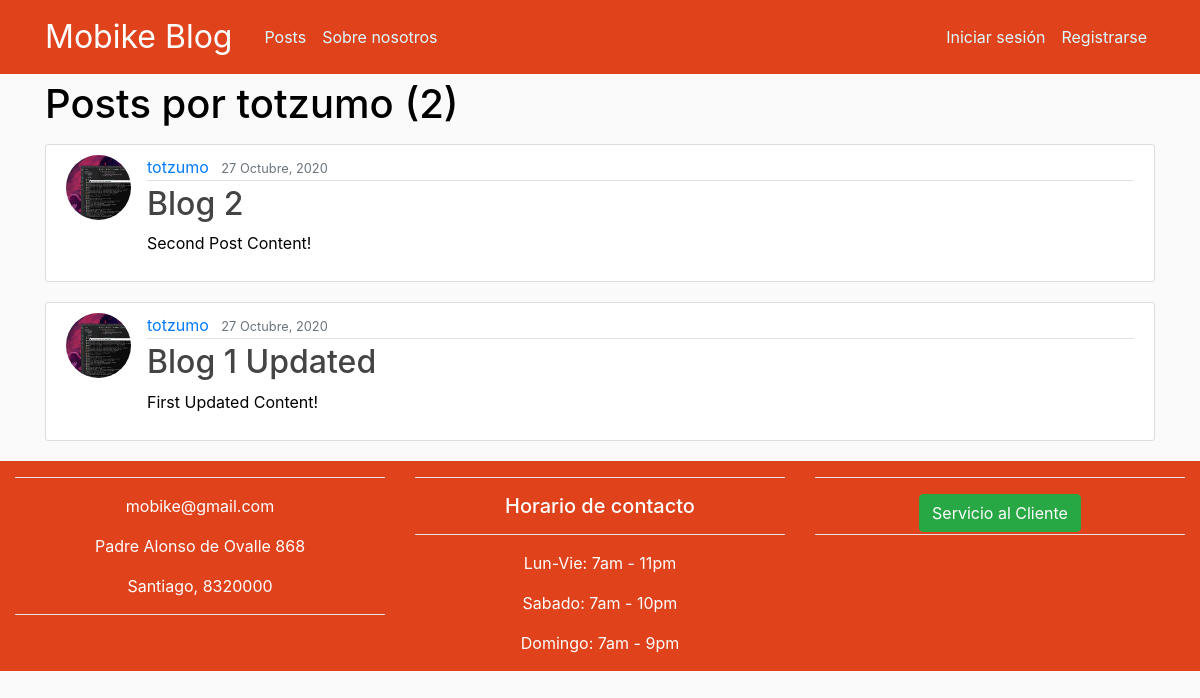
Before: /user/totzumo with the older database file.
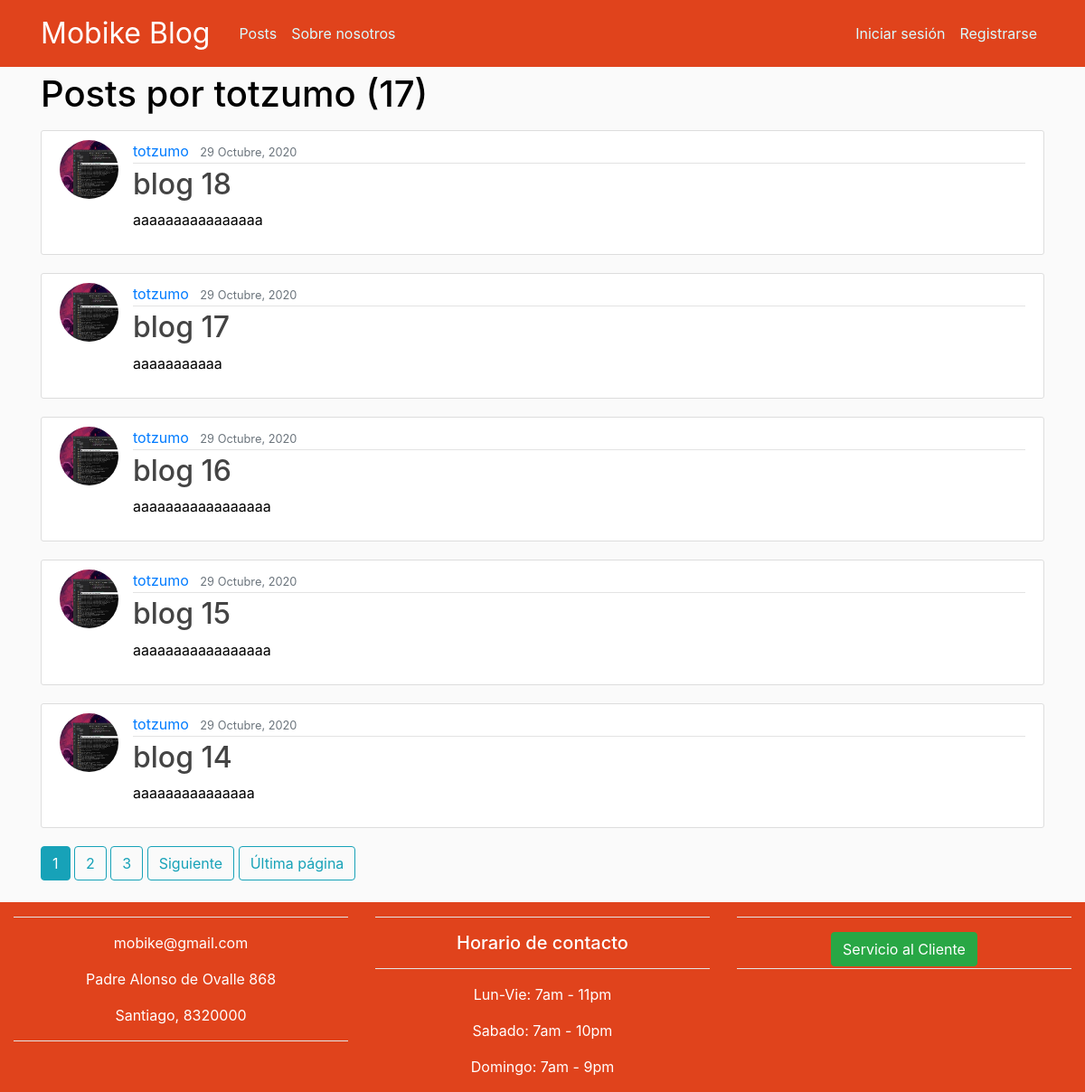
After: the same page with the newer database file.
### blog/models.py (models this page shows, shortened)
class Post(models.Model):
    title = models.CharField(max_length=100)
    content = models.TextField()
    date_posted = models.DateTimeField(default=timezone.now)
    author = models.ForeignKey(User, on_delete=models.CASCADE)

### users/models.py (models this page shows, shortened)
class Profile(models.Model):
    user = models.OneToOneField(User, on_delete=models.CASCADE)
    image = models.ImageField(default='default.jpg', upload_to='profile_pics')

### blog/views.py (the view)
# urls.py: path('user/<str:username>', UserPostListView.as_view(), name='user-posts'),
class UserPostListView(ListView):
    model = Post
    template_name = 'blog/user_posts.html'
    context_object_name = 'posts'
    ordering = ['-date_posted']
    paginate_by = 5
    def get_queryset(self):
        user = get_object_or_404(User, username=self.kwargs.get('username'))
        return Post.objects.filter(author=user).order_by('-date_posted')

### blog/templates/blog/user_posts.html (shortened to what this page needs)
{% extends "blog/base.html" %}
{% block content %}
    <h1 class="mb-3">Posts por {{ view.kwargs.username }} ({{ page_obj.paginator.count }})</h1>
    {% for post in posts %}
    <article class="media content-section">
        <img class="rounded-circle article-img" src="{{ post.author.profile.image.url }}">
        <div class="media-body">
            <div class="article-metadata">
                <a class="mr-2" href="{% url 'user-posts' post.author.username %}">{{ post.author }}</a>
                <small class="text-muted">{{ post.date_posted|date:"d F, Y" }}</small>
            </div>
            <h2><a class="article-title" href="{% url 'post-detail' post.id %}">{{ post.title }}</a></h2>
            <p class="article-content">{{ post.content }}</p>
        </div>
    </article>
    {% endfor %}
    {% if is_paginated %}
        {% for num in page_obj.paginator.page_range %}
            {% if page_obj.number == num %}
                <a class="btn btn-info mb-4" href="?page={{ num }}">{{ num }}</a>
            {% elif num > page_obj.number|add:'-3' and num < page_obj.number|add:'3' %}
                <a class="btn btn-outline-info mb-4" href="?page={{ num }}">{{ num }}</a>
            {% endif %}
        {% endfor %}
        {% if page_obj.has_next %}
            <a class="btn btn-outline-info mb-4" href="?page={{ page_obj.next_page_number }}">Siguiente</a>
            <a class="btn btn-outline-info mb-4" href="?page={{ page_obj.paginator.num_pages }}">Última página</a>
        {% endif %}
    {% endif %}
{% endblock content %}

Changed rows visible on the page:
no longer on this page (row unchanged): Post: author.profile.image (picture), author "totzumo", date_posted "27 Octubre, 2020", title "Blog 2", content "Second Post Content!"
no longer on this page (row unchanged): Post: author.profile.image (picture), author "totzumo", date_posted "27 Octubre, 2020", title "Blog 1 Updated", content "First Updated Content!"
added Post: author.profile.image (picture), author "totzumo", date_posted "29 Octubre, 2020", title "blog 18", content "aaaaaaaaaaaaaaaa"
added Post: author.profile.image (picture), author "totzumo", date_posted "29 Octubre, 2020", title "blog 17", content "aaaaaaaaaaa"
added Post: author.profile.image (picture), author "totzumo", date_posted "29 Octubre, 2020", title "blog 16", content "aaaaaaaaaaaaaaaaa"
added Post: author.profile.image (picture), author "totzumo", date_posted "29 Octubre, 2020", title "blog 15", content "aaaaaaaaaaaaaaaaa"
added Post: author.profile.image (picture), author "totzumo", date_posted "29 Octubre, 2020", title "blog 14", content "aaaaaaaaaaaaaaa"
Other visible differences:
{{ page_obj.paginator.count }}: "2" → "17"
new list line: "1"
new list line: "2"
new list line: "3"
text now shown: "Siguiente Última página"
